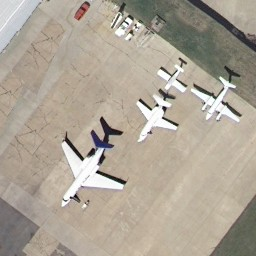
#> input picture Data_input/Spectral/airplane00.jpg, 256 x 256 px
$ python '图像增强.py'
#> lines starting #> are read from the running program, lines starting #| are printed output that depends on the picture
from PIL import Image
import numpy as np
import matplotlib.pyplot as plt

img = Image.open('airplane00.jpg')
#> img is the input picture: PIL image 256x256 RGB; mean R, G, B 172.5, 163.5, 149.7
img = np.array(img)
# print(img)  数组
plt.imshow(img)
# plt.show()

# Flipping images with Numpy  翻转
flipped_img = np.fliplr(img)
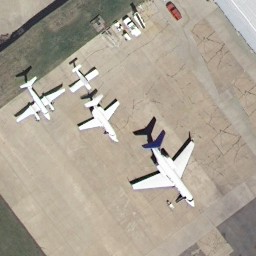
#> flipped_img: shape (256, 256, 3); mean R, G, B 172.5, 163.5, 149.7
plt.imshow(flipped_img)
# plt.show()

# shifting left
Height = 250
Width = 250
Depth = 3
for i in range(Height, 1, -1):
    for j in range(Width):
        if i < Height - 20:
            img[j][i] = img[j][i - 20]
        # 向左推进去这部分就自然消掉了
        elif i < Height - 1:
            img[j][i] = 0
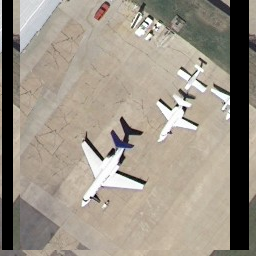
#> img: shape (256, 256, 3); mean R, G, B 153.9, 145.6, 133.4
plt.imshow(img)
# plt.show()

# shifting right
for j in range(Width):
    for i in range(Height):
        if j < Width - 20:
            img[i][j] = img[i][j + 20]
        else:
            img[i][j] = 0
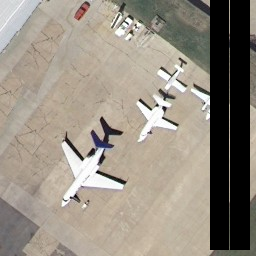
#> img: shape (256, 256, 3); mean R, G, B 148.7, 140.6, 128.9
plt.imshow(img)
# plt.show()

# shifting up

# shifting down

# 噪点
# 噪点是一种有趣的增强技术。 我已经看过很多关于对抗训练的有趣论文，你可以将一些噪点投入到图像中，因此模型无法正确分类。
# 但我仍然在寻找产生比下图更好的噪点的方法。 添加噪点可能有助于光照畸变并使模型更加鲁棒
# 这里让边缘光照发生失真，让尺度不变的情况下特征转变（SIFT），从而能增加鲁棒性（SURF)，使得识别更加准确
noise = np.random.randint(5, size=(250, 250, 3), dtype='uint8')

for i in range(Width):
    for j in range(Height):
        for k in range(Depth):
            if img[i][j][k] != 255:
                img[i][j][k] += noise[i][j][k]
plt.imshow(img)
plt.show()
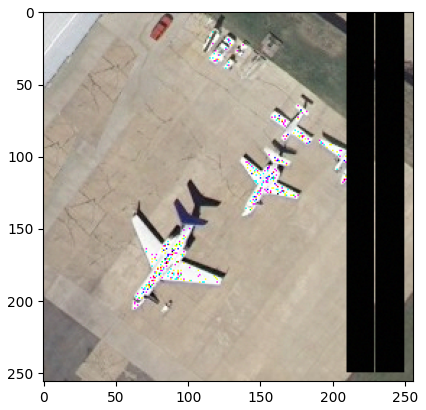
#> figure drawn by matplotlib, 1 panel
